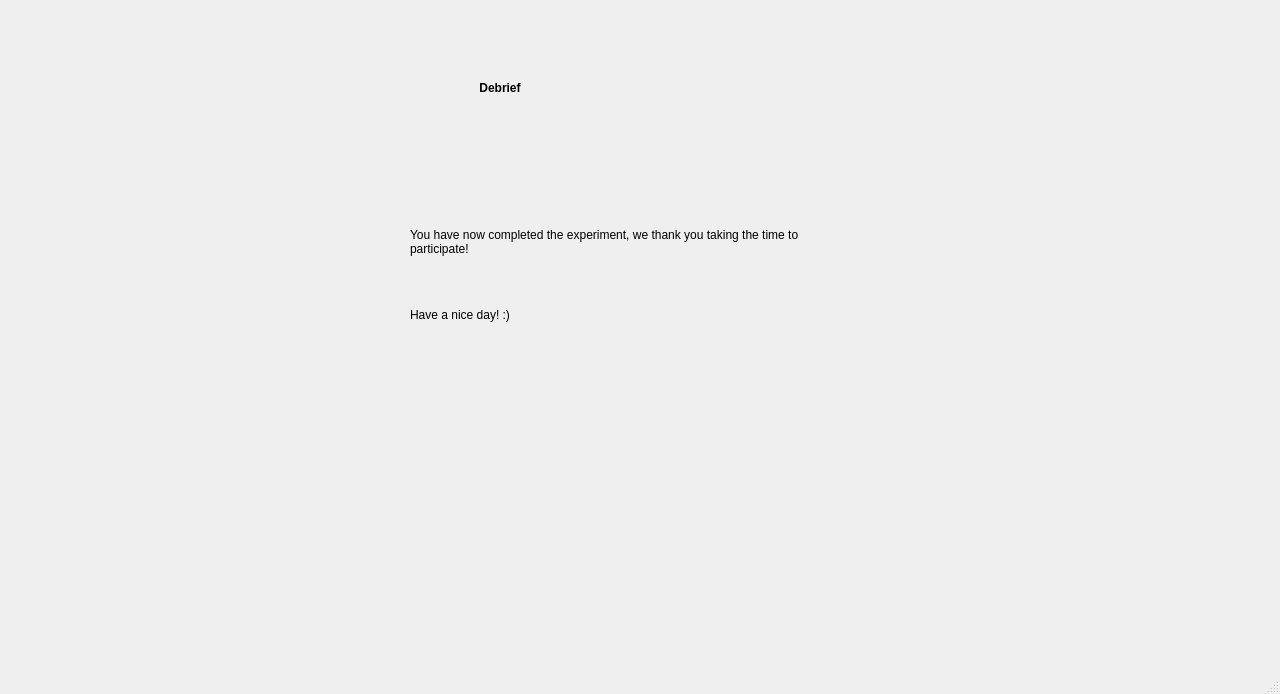
<?xml version="1.0" encoding="UTF-8"?>
<ui version="4.0">
 <class>MainWindow</class>
 <widget class="QMainWindow" name="MainWindow">
  <property name="geometry">
   <rect>
    <x>0</x>
    <y>0</y>
    <width>1280</width>
    <height>694</height>
   </rect>
  </property>
  <property name="windowTitle">
   <string>MainWindow</string>
  </property>
  <widget class="QWidget" name="centralwidget">
   <widget class="QStackedWidget" name="swPages">
    <property name="geometry">
     <rect>
      <x>200</x>
      <y>40</y>
      <width>731</width>
      <height>591</height>
     </rect>
    </property>
    <property name="currentIndex">
     <number>5</number>
    </property>
    <widget class="QWidget" name="pgConsent">
     <widget class="QCheckBox" name="chbAgree">
      <property name="geometry">
       <rect>
        <x>310</x>
        <y>430</y>
        <width>101</width>
        <height>21</height>
       </rect>
      </property>
      <property name="text">
       <string>Yes, I agree</string>
      </property>
     </widget>
     <widget class="QLabel" name="lblTandC">
      <property name="geometry">
       <rect>
        <x>30</x>
        <y>90</y>
        <width>661</width>
        <height>241</height>
       </rect>
      </property>
      <property name="text">
       <string>&lt;html&gt;&lt;head/&gt;&lt;body&gt;&lt;p&gt;Welcome to our study “Attentional Blink in Space and Time”!&lt;/p&gt;&lt;p&gt;This experiment has been adapted from a paradigm designed by Arni Kristjansson and Ken Nakayama from the University of Harvard and has been approved by the Research Ethics Committee. &lt;/p&gt;&lt;p&gt;Participation takes around 10 minutes and is not anonymous, as we will ask you to provide some personal information (name, age, education, gender etc). However, all responses are treated as confidential. If you have any questions, please feel free to ask one of the researchers before you to decide whether to begin.&lt;/p&gt;&lt;p&gt;By ticking the box below, you confirm that you are at least 18 years and consent to the use your results as part of our attention study. &lt;/p&gt;&lt;/body&gt;&lt;/html&gt;</string>
      </property>
      <property name="scaledContents">
       <bool>true</bool>
      </property>
      <property name="wordWrap">
       <bool>true</bool>
      </property>
     </widget>
     <widget class="QLabel" name="lblError0">
      <property name="geometry">
       <rect>
        <x>200</x>
        <y>410</y>
        <width>301</width>
        <height>21</height>
       </rect>
      </property>
      <property name="palette">
       <palette>
        <active>
         <colorrole role="WindowText">
          <brush brushstyle="SolidPattern">
           <color alpha="255">
            <red>174</red>
            <green>8</green>
            <blue>5</blue>
           </color>
          </brush>
         </colorrole>
        </active>
        <inactive>
         <colorrole role="WindowText">
          <brush brushstyle="SolidPattern">
           <color alpha="255">
            <red>174</red>
            <green>8</green>
            <blue>5</blue>
           </color>
          </brush>
         </colorrole>
        </inactive>
        <disabled>
         <colorrole role="WindowText">
          <brush brushstyle="SolidPattern">
           <color alpha="255">
            <red>127</red>
            <green>127</green>
            <blue>127</blue>
           </color>
          </brush>
         </colorrole>
        </disabled>
       </palette>
      </property>
      <property name="text">
       <string>Please agree to the T&amp;Cs if you wish to proceed</string>
      </property>
     </widget>
     <widget class="QLabel" name="lblConsent">
      <property name="geometry">
       <rect>
        <x>240</x>
        <y>40</y>
        <width>91</width>
        <height>31</height>
       </rect>
      </property>
      <property name="text">
       <string>&lt;html&gt;&lt;head/&gt;&lt;body&gt;&lt;p align=&quot;center&quot;&gt;&lt;span style=&quot; font-weight:600;&quot;&gt;Consent&lt;/span&gt;&lt;/p&gt;&lt;/body&gt;&lt;/html&gt;</string>
      </property>
      <property name="wordWrap">
       <bool>false</bool>
      </property>
     </widget>
     <widget class="QPushButton" name="btnConfirm">
      <property name="geometry">
       <rect>
        <x>520</x>
        <y>450</y>
        <width>81</width>
        <height>32</height>
       </rect>
      </property>
      <property name="text">
       <string>Confirm</string>
      </property>
     </widget>
    </widget>
    <widget class="QWidget" name="page">
     <widget class="QPushButton" name="btnSubmit">
      <property name="geometry">
       <rect>
        <x>600</x>
        <y>450</y>
        <width>75</width>
        <height>23</height>
       </rect>
      </property>
      <property name="text">
       <string>Submit</string>
      </property>
     </widget>
     <widget class="QLabel" name="lblDemographics">
      <property name="geometry">
       <rect>
        <x>180</x>
        <y>60</y>
        <width>121</width>
        <height>16</height>
       </rect>
      </property>
      <property name="text">
       <string>&lt;html&gt;&lt;head/&gt;&lt;body&gt;&lt;p align=&quot;center&quot;&gt;&lt;span style=&quot; font-weight:600;&quot;&gt;Demographics&lt;/span&gt;&lt;/p&gt;&lt;/body&gt;&lt;/html&gt;</string>
      </property>
     </widget>
     <widget class="QWidget" name="wgForm" native="true">
      <property name="geometry">
       <rect>
        <x>110</x>
        <y>110</y>
        <width>551</width>
        <height>201</height>
       </rect>
      </property>
      <widget class="QLabel" name="lblErrorEmail">
       <property name="geometry">
        <rect>
         <x>280</x>
         <y>170</y>
         <width>251</width>
         <height>20</height>
        </rect>
       </property>
       <property name="palette">
        <palette>
         <active>
          <colorrole role="WindowText">
           <brush brushstyle="SolidPattern">
            <color alpha="255">
             <red>170</red>
             <green>0</green>
             <blue>0</blue>
            </color>
           </brush>
          </colorrole>
         </active>
         <inactive>
          <colorrole role="WindowText">
           <brush brushstyle="SolidPattern">
            <color alpha="255">
             <red>170</red>
             <green>0</green>
             <blue>0</blue>
            </color>
           </brush>
          </colorrole>
         </inactive>
         <disabled>
          <colorrole role="WindowText">
           <brush brushstyle="SolidPattern">
            <color alpha="255">
             <red>120</red>
             <green>120</green>
             <blue>120</blue>
            </color>
           </brush>
          </colorrole>
         </disabled>
        </palette>
       </property>
       <property name="text">
        <string>Please enter your email</string>
       </property>
      </widget>
      <widget class="QLabel" name="lblPlease">
       <property name="geometry">
        <rect>
         <x>0</x>
         <y>0</y>
         <width>251</width>
         <height>51</height>
        </rect>
       </property>
       <property name="palette">
        <palette>
         <active>
          <colorrole role="WindowText">
           <brush brushstyle="SolidPattern">
            <color alpha="255">
             <red>0</red>
             <green>0</green>
             <blue>0</blue>
            </color>
           </brush>
          </colorrole>
         </active>
         <inactive>
          <colorrole role="WindowText">
           <brush brushstyle="SolidPattern">
            <color alpha="255">
             <red>0</red>
             <green>0</green>
             <blue>0</blue>
            </color>
           </brush>
          </colorrole>
         </inactive>
         <disabled>
          <colorrole role="WindowText">
           <brush brushstyle="SolidPattern">
            <color alpha="255">
             <red>120</red>
             <green>120</green>
             <blue>120</blue>
            </color>
           </brush>
          </colorrole>
         </disabled>
        </palette>
       </property>
       <property name="text">
        <string>Please provide the following information:</string>
       </property>
       <property name="wordWrap">
        <bool>true</bool>
       </property>
      </widget>
      <widget class="QLineEdit" name="leEmail">
       <property name="geometry">
        <rect>
         <x>80</x>
         <y>170</y>
         <width>131</width>
         <height>20</height>
        </rect>
       </property>
       <property name="font">
        <font>
         <family>Arial</family>
        </font>
       </property>
      </widget>
      <widget class="QLabel" name="lblEmail">
       <property name="geometry">
        <rect>
         <x>0</x>
         <y>170</y>
         <width>71</width>
         <height>21</height>
        </rect>
       </property>
       <property name="text">
        <string>Email</string>
       </property>
      </widget>
      <widget class="QComboBox" name="cbEducation">
       <property name="geometry">
        <rect>
         <x>77</x>
         <y>140</y>
         <width>131</width>
         <height>22</height>
        </rect>
       </property>
       <item>
        <property name="text">
         <string>Please select</string>
        </property>
       </item>
       <item>
        <property name="text">
         <string>No formal education</string>
        </property>
       </item>
       <item>
        <property name="text">
         <string>High school</string>
        </property>
       </item>
       <item>
        <property name="text">
         <string>Vocational training</string>
        </property>
       </item>
       <item>
        <property name="text">
         <string>University</string>
        </property>
       </item>
       <item>
        <property name="text">
         <string>Masters</string>
        </property>
       </item>
       <item>
        <property name="text">
         <string>PhD</string>
        </property>
       </item>
      </widget>
      <widget class="QLabel" name="lblErrorGender">
       <property name="geometry">
        <rect>
         <x>280</x>
         <y>110</y>
         <width>251</width>
         <height>20</height>
        </rect>
       </property>
       <property name="palette">
        <palette>
         <active>
          <colorrole role="WindowText">
           <brush brushstyle="SolidPattern">
            <color alpha="255">
             <red>170</red>
             <green>0</green>
             <blue>0</blue>
            </color>
           </brush>
          </colorrole>
         </active>
         <inactive>
          <colorrole role="WindowText">
           <brush brushstyle="SolidPattern">
            <color alpha="255">
             <red>170</red>
             <green>0</green>
             <blue>0</blue>
            </color>
           </brush>
          </colorrole>
         </inactive>
         <disabled>
          <colorrole role="WindowText">
           <brush brushstyle="SolidPattern">
            <color alpha="255">
             <red>120</red>
             <green>120</green>
             <blue>120</blue>
            </color>
           </brush>
          </colorrole>
         </disabled>
        </palette>
       </property>
       <property name="text">
        <string>Please indicate your gender</string>
       </property>
      </widget>
      <widget class="QLabel" name="lblAge">
       <property name="geometry">
        <rect>
         <x>0</x>
         <y>80</y>
         <width>47</width>
         <height>21</height>
        </rect>
       </property>
       <property name="text">
        <string>Age*</string>
       </property>
      </widget>
      <widget class="QLabel" name="lblEducation">
       <property name="geometry">
        <rect>
         <x>0</x>
         <y>140</y>
         <width>71</width>
         <height>21</height>
        </rect>
       </property>
       <property name="text">
        <string>Education*</string>
       </property>
      </widget>
      <widget class="QLineEdit" name="leName">
       <property name="geometry">
        <rect>
         <x>80</x>
         <y>50</y>
         <width>131</width>
         <height>20</height>
        </rect>
       </property>
       <property name="font">
        <font>
         <family>Arial</family>
        </font>
       </property>
      </widget>
      <widget class="QWidget" name="wiGender" native="true">
       <property name="geometry">
        <rect>
         <x>80</x>
         <y>100</y>
         <width>201</width>
         <height>31</height>
        </rect>
       </property>
       <property name="font">
        <font>
         <family>Arial</family>
        </font>
       </property>
       <widget class="QRadioButton" name="rbtnWoman">
        <property name="geometry">
         <rect>
          <x>0</x>
          <y>10</y>
          <width>82</width>
          <height>21</height>
         </rect>
        </property>
        <property name="text">
         <string>Female</string>
        </property>
       </widget>
       <widget class="QRadioButton" name="rbtnMan">
        <property name="geometry">
         <rect>
          <x>80</x>
          <y>10</y>
          <width>71</width>
          <height>21</height>
         </rect>
        </property>
        <property name="text">
         <string>Male</string>
        </property>
       </widget>
       <widget class="QRadioButton" name="rbtnOther">
        <property name="geometry">
         <rect>
          <x>140</x>
          <y>10</y>
          <width>71</width>
          <height>21</height>
         </rect>
        </property>
        <property name="text">
         <string>Other</string>
        </property>
       </widget>
      </widget>
      <widget class="QSpinBox" name="sbAge">
       <property name="geometry">
        <rect>
         <x>80</x>
         <y>80</y>
         <width>42</width>
         <height>22</height>
        </rect>
       </property>
       <property name="font">
        <font>
         <family>Arial</family>
        </font>
       </property>
      </widget>
      <widget class="QLabel" name="lblName">
       <property name="geometry">
        <rect>
         <x>0</x>
         <y>50</y>
         <width>47</width>
         <height>21</height>
        </rect>
       </property>
       <property name="text">
        <string>Name*</string>
       </property>
      </widget>
      <widget class="QLabel" name="lblErrorAge">
       <property name="geometry">
        <rect>
         <x>280</x>
         <y>80</y>
         <width>251</width>
         <height>21</height>
        </rect>
       </property>
       <property name="palette">
        <palette>
         <active>
          <colorrole role="WindowText">
           <brush brushstyle="SolidPattern">
            <color alpha="255">
             <red>170</red>
             <green>0</green>
             <blue>0</blue>
            </color>
           </brush>
          </colorrole>
         </active>
         <inactive>
          <colorrole role="WindowText">
           <brush brushstyle="SolidPattern">
            <color alpha="255">
             <red>170</red>
             <green>0</green>
             <blue>0</blue>
            </color>
           </brush>
          </colorrole>
         </inactive>
         <disabled>
          <colorrole role="WindowText">
           <brush brushstyle="SolidPattern">
            <color alpha="255">
             <red>120</red>
             <green>120</green>
             <blue>120</blue>
            </color>
           </brush>
          </colorrole>
         </disabled>
        </palette>
       </property>
       <property name="text">
        <string>Please input your age</string>
       </property>
      </widget>
      <widget class="QLabel" name="lblErrorEduc">
       <property name="geometry">
        <rect>
         <x>280</x>
         <y>140</y>
         <width>251</width>
         <height>20</height>
        </rect>
       </property>
       <property name="palette">
        <palette>
         <active>
          <colorrole role="WindowText">
           <brush brushstyle="SolidPattern">
            <color alpha="255">
             <red>170</red>
             <green>0</green>
             <blue>0</blue>
            </color>
           </brush>
          </colorrole>
         </active>
         <inactive>
          <colorrole role="WindowText">
           <brush brushstyle="SolidPattern">
            <color alpha="255">
             <red>170</red>
             <green>0</green>
             <blue>0</blue>
            </color>
           </brush>
          </colorrole>
         </inactive>
         <disabled>
          <colorrole role="WindowText">
           <brush brushstyle="SolidPattern">
            <color alpha="255">
             <red>120</red>
             <green>120</green>
             <blue>120</blue>
            </color>
           </brush>
          </colorrole>
         </disabled>
        </palette>
       </property>
       <property name="text">
        <string>Please select your education level</string>
       </property>
      </widget>
      <widget class="QLabel" name="lblErrorName">
       <property name="geometry">
        <rect>
         <x>280</x>
         <y>50</y>
         <width>251</width>
         <height>20</height>
        </rect>
       </property>
       <property name="palette">
        <palette>
         <active>
          <colorrole role="WindowText">
           <brush brushstyle="SolidPattern">
            <color alpha="255">
             <red>170</red>
             <green>0</green>
             <blue>0</blue>
            </color>
           </brush>
          </colorrole>
         </active>
         <inactive>
          <colorrole role="WindowText">
           <brush brushstyle="SolidPattern">
            <color alpha="255">
             <red>170</red>
             <green>0</green>
             <blue>0</blue>
            </color>
           </brush>
          </colorrole>
         </inactive>
         <disabled>
          <colorrole role="WindowText">
           <brush brushstyle="SolidPattern">
            <color alpha="255">
             <red>120</red>
             <green>120</green>
             <blue>120</blue>
            </color>
           </brush>
          </colorrole>
         </disabled>
        </palette>
       </property>
       <property name="text">
        <string>Please write your name</string>
       </property>
      </widget>
      <widget class="QLabel" name="lblGender">
       <property name="geometry">
        <rect>
         <x>0</x>
         <y>110</y>
         <width>51</width>
         <height>21</height>
        </rect>
       </property>
       <property name="text">
        <string>Gender</string>
       </property>
      </widget>
     </widget>
    </widget>
    <widget class="QWidget" name="pgInstructions">
     <widget class="QLabel" name="lblInstructions">
      <property name="geometry">
       <rect>
        <x>250</x>
        <y>10</y>
        <width>81</width>
        <height>16</height>
       </rect>
      </property>
      <property name="text">
       <string>&lt;html&gt;&lt;head/&gt;&lt;body&gt;&lt;p align=&quot;center&quot;&gt;&lt;span style=&quot; font-weight:600;&quot;&gt;Instructions&lt;/span&gt;&lt;/p&gt;&lt;/body&gt;&lt;/html&gt;</string>
      </property>
     </widget>
     <widget class="QLabel" name="lblDescription">
      <property name="geometry">
       <rect>
        <x>60</x>
        <y>50</y>
        <width>431</width>
        <height>151</height>
       </rect>
      </property>
      <property name="mouseTracking">
       <bool>true</bool>
      </property>
      <property name="text">
       <string>&lt;html&gt;&lt;head/&gt;&lt;body&gt;&lt;p&gt;You will be shown 30 consecutive frames with 7 elements placed in a circle around the fixation dot, as seen below:&lt;/p&gt;&lt;p&gt;In every trial, there will be 2 random frames which contain one number. The aim is for you to remember the numbers hidden among the alphabet letters (distractors) and input them at the end of each trial. &lt;/p&gt;&lt;p&gt;&lt;br/&gt;&lt;/p&gt;&lt;p&gt;&lt;br/&gt;&lt;/p&gt;&lt;/body&gt;&lt;/html&gt;</string>
      </property>
      <property name="wordWrap">
       <bool>true</bool>
      </property>
     </widget>
     <widget class="QPushButton" name="btnNext">
      <property name="geometry">
       <rect>
        <x>400</x>
        <y>350</y>
        <width>113</width>
        <height>32</height>
       </rect>
      </property>
      <property name="text">
       <string>Next</string>
      </property>
     </widget>
     <widget class="QLabel" name="lblExample">
      <property name="geometry">
       <rect>
        <x>200</x>
        <y>180</y>
        <width>181</width>
        <height>161</height>
       </rect>
      </property>
      <property name="text">
       <string/>
      </property>
      <property name="pixmap">
       <pixmap>exampleFrame.png</pixmap>
      </property>
      <property name="scaledContents">
       <bool>true</bool>
      </property>
     </widget>
    </widget>
    <widget class="QWidget" name="pgExperiment">
     <widget class="QLabel" name="lblBox">
      <property name="geometry">
       <rect>
        <x>70</x>
        <y>50</y>
        <width>471</width>
        <height>321</height>
       </rect>
      </property>
      <property name="text">
       <string/>
      </property>
      <property name="pixmap">
       <pixmap>blackbox.png</pixmap>
      </property>
      <property name="scaledContents">
       <bool>true</bool>
      </property>
     </widget>
     <widget class="QLabel" name="lblFixPoint">
      <property name="geometry">
       <rect>
        <x>280</x>
        <y>160</y>
        <width>31</width>
        <height>31</height>
       </rect>
      </property>
      <property name="palette">
       <palette>
        <active>
         <colorrole role="WindowText">
          <brush brushstyle="SolidPattern">
           <color alpha="255">
            <red>230</red>
            <green>230</green>
            <blue>230</blue>
           </color>
          </brush>
         </colorrole>
        </active>
        <inactive>
         <colorrole role="WindowText">
          <brush brushstyle="SolidPattern">
           <color alpha="255">
            <red>230</red>
            <green>230</green>
            <blue>230</blue>
           </color>
          </brush>
         </colorrole>
        </inactive>
        <disabled>
         <colorrole role="WindowText">
          <brush brushstyle="SolidPattern">
           <color alpha="255">
            <red>127</red>
            <green>127</green>
            <blue>127</blue>
           </color>
          </brush>
         </colorrole>
        </disabled>
       </palette>
      </property>
      <property name="font">
       <font>
        <pointsize>24</pointsize>
       </font>
      </property>
      <property name="text">
       <string>&lt;html&gt;&lt;head/&gt;&lt;body&gt;&lt;p&gt;+&lt;/p&gt;&lt;/body&gt;&lt;/html&gt;</string>
      </property>
      <property name="alignment">
       <set>Qt::AlignLeading|Qt::AlignLeft|Qt::AlignVCenter</set>
      </property>
      <property name="wordWrap">
       <bool>false</bool>
      </property>
     </widget>
     <widget class="QLabel" name="lblPractice2">
      <property name="geometry">
       <rect>
        <x>320</x>
        <y>20</y>
        <width>161</width>
        <height>16</height>
       </rect>
      </property>
      <property name="palette">
       <palette>
        <active>
         <colorrole role="WindowText">
          <brush brushstyle="SolidPattern">
           <color alpha="255">
            <red>0</red>
            <green>0</green>
            <blue>0</blue>
           </color>
          </brush>
         </colorrole>
        </active>
        <inactive>
         <colorrole role="WindowText">
          <brush brushstyle="SolidPattern">
           <color alpha="255">
            <red>0</red>
            <green>0</green>
            <blue>0</blue>
           </color>
          </brush>
         </colorrole>
        </inactive>
        <disabled>
         <colorrole role="WindowText">
          <brush brushstyle="SolidPattern">
           <color alpha="255">
            <red>127</red>
            <green>127</green>
            <blue>127</blue>
           </color>
          </brush>
         </colorrole>
        </disabled>
       </palette>
      </property>
      <property name="text">
       <string>This is a Practice trial</string>
      </property>
     </widget>
    </widget>
    <widget class="QWidget" name="pgAnswer">
     <widget class="QLabel" name="lblQuestion">
      <property name="geometry">
       <rect>
        <x>130</x>
        <y>50</y>
        <width>341</width>
        <height>181</height>
       </rect>
      </property>
      <property name="text">
       <string>Which two target digits appeared in the previous trial? Please enter T1 and T2 in order. If you are not sure, you can guess, but if you don't want to guess than please press 0</string>
      </property>
      <property name="wordWrap">
       <bool>true</bool>
      </property>
     </widget>
     <widget class="QLabel" name="lblEntry1">
      <property name="geometry">
       <rect>
        <x>80</x>
        <y>240</y>
        <width>61</width>
        <height>21</height>
       </rect>
      </property>
      <property name="font">
       <font>
        <pointsize>18</pointsize>
       </font>
      </property>
      <property name="text">
       <string>Digit 1</string>
      </property>
     </widget>
     <widget class="QLabel" name="lblEntry2">
      <property name="geometry">
       <rect>
        <x>280</x>
        <y>240</y>
        <width>61</width>
        <height>21</height>
       </rect>
      </property>
      <property name="font">
       <font>
        <pointsize>18</pointsize>
       </font>
      </property>
      <property name="text">
       <string>Digit 2</string>
      </property>
     </widget>
     <widget class="QLabel" name="lblAnswer1">
      <property name="geometry">
       <rect>
        <x>80</x>
        <y>220</y>
        <width>60</width>
        <height>16</height>
       </rect>
      </property>
      <property name="text">
       <string>Answer 1:</string>
      </property>
     </widget>
     <widget class="QLabel" name="lblAnswer2">
      <property name="geometry">
       <rect>
        <x>280</x>
        <y>220</y>
        <width>60</width>
        <height>16</height>
       </rect>
      </property>
      <property name="text">
       <string>Answer 2:</string>
      </property>
     </widget>
     <widget class="QLabel" name="lblErrorDigit">
      <property name="geometry">
       <rect>
        <x>80</x>
        <y>200</y>
        <width>141</width>
        <height>16</height>
       </rect>
      </property>
      <property name="palette">
       <palette>
        <active>
         <colorrole role="WindowText">
          <brush brushstyle="SolidPattern">
           <color alpha="255">
            <red>252</red>
            <green>1</green>
            <blue>7</blue>
           </color>
          </brush>
         </colorrole>
        </active>
        <inactive>
         <colorrole role="WindowText">
          <brush brushstyle="SolidPattern">
           <color alpha="255">
            <red>252</red>
            <green>1</green>
            <blue>7</blue>
           </color>
          </brush>
         </colorrole>
        </inactive>
        <disabled>
         <colorrole role="WindowText">
          <brush brushstyle="SolidPattern">
           <color alpha="255">
            <red>127</red>
            <green>127</green>
            <blue>127</blue>
           </color>
          </brush>
         </colorrole>
        </disabled>
       </palette>
      </property>
      <property name="text">
       <string>Please enter a number</string>
      </property>
     </widget>
     <widget class="QLabel" name="lblPractice">
      <property name="geometry">
       <rect>
        <x>320</x>
        <y>40</y>
        <width>161</width>
        <height>16</height>
       </rect>
      </property>
      <property name="text">
       <string>This is a Practice trial</string>
      </property>
     </widget>
    </widget>
    <widget class="QWidget" name="pgEnd">
     <widget class="QLabel" name="lblDebrief">
      <property name="geometry">
       <rect>
        <x>270</x>
        <y>40</y>
        <width>60</width>
        <height>16</height>
       </rect>
      </property>
      <property name="text">
       <string>&lt;html&gt;&lt;head/&gt;&lt;body&gt;&lt;p align=&quot;center&quot;&gt;&lt;span style=&quot; font-weight:600;&quot;&gt;Debrief&lt;/span&gt;&lt;/p&gt;&lt;/body&gt;&lt;/html&gt;</string>
      </property>
     </widget>
     <widget class="QLabel" name="lblThanks">
      <property name="geometry">
       <rect>
        <x>210</x>
        <y>150</y>
        <width>401</width>
        <height>171</height>
       </rect>
      </property>
      <property name="text">
       <string>&lt;html&gt;&lt;head/&gt;&lt;body&gt;&lt;p&gt;You have now completed the experiment, we thank you taking the time to participate!&lt;/p&gt;&lt;p&gt;&lt;br/&gt;&lt;/p&gt;&lt;p&gt;Have a nice day! :)&lt;/p&gt;&lt;/body&gt;&lt;/html&gt;</string>
      </property>
      <property name="wordWrap">
       <bool>true</bool>
      </property>
     </widget>
    </widget>
   </widget>
  </widget>
  <widget class="QMenuBar" name="menubar">
   <property name="geometry">
    <rect>
     <x>0</x>
     <y>0</y>
     <width>1280</width>
     <height>22</height>
    </rect>
   </property>
  </widget>
  <widget class="QStatusBar" name="statusbar"/>
 </widget>
 <resources/>
 <connections/>
</ui>
